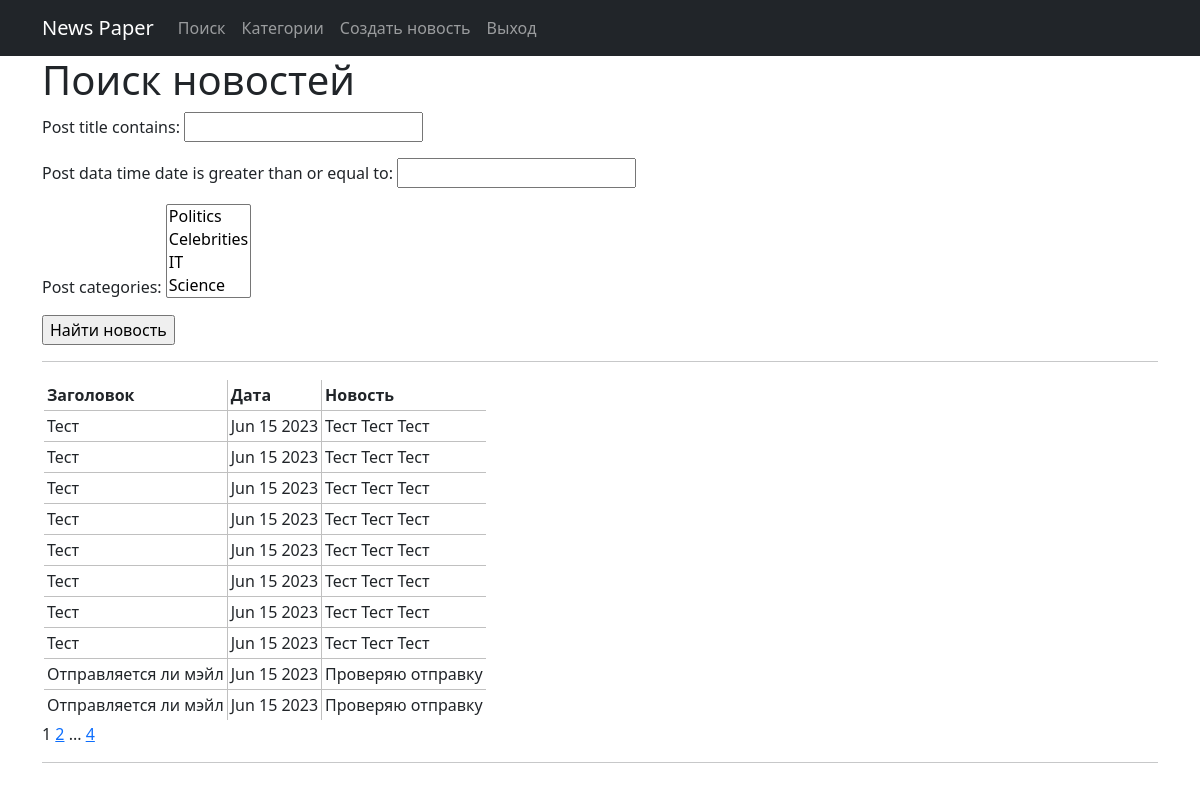
/news/search, run on the app's committed database.
### news/models.py (models this page shows, shortened)
class Post(models.Model):
    ARTICLE = 'AR'
    NEWS = 'NW'
    POST_TYPE = [(ARTICLE, 'Статья'), (NEWS, 'Новость')]
    autor = models.ForeignKey(Author, on_delete=models.CASCADE)
    post_type = models.CharField(max_length=2, choices=POST_TYPE, default=ARTICLE)
    post_data_time = models.DateTimeField(auto_now_add=True)
    post_categories = models.ManyToManyField(Category, through="PostCategory")
    post_title = models.TextField()
    post_text = models.TextField()
    rating = models.IntegerField(default=0)

### news/views.py (the view)
# urls.py: path('search', PostSearch.as_view()),
class PostSearch(ListView):
    model = Post
    template_name = 'search.html'
    context_object_name = 'search'
    ordering = '-post_data_time'
    paginate_by = 10
    def get_queryset(self):
        queryset = super().get_queryset()
        self.filterset = PostFilter(self.request.GET, queryset)
        return self.filterset.qs
    def get_context_data(self, **kwargs):
        context = super().get_context_data(**kwargs)
        context['filterset'] = self.filterset
        return context

### news/models.py (called while the page is built)
    def __str__(self):
        return f'{self.category_name}'

### news/templatetags/custom_filters.py (called while the page is built)
@register.filter(name='censor')
def censor(value):
    text = x
    cens_text = str(value)
    for word in text.split():
        if word in cens_text:
            cens_text = cens_text.replace(str(word), len(str(word)) * '*')
    return cens_text

@register.simple_tag(takes_context=True)
def url_replace(context, **kwargs):
    d = context['request'].GET.copy()
    for k, v in kwargs.items():
        d[k] = v
    return d.urlencode()

### templates/search.html (shortened to what this page needs)
{% extends 'flatpages/default.html' %}
{% load custom_filters %}
{% block content %}
   <h1>Поиск новостей</h1>
   <form action="" method="get">
       {{ filterset.form.as_p }}
       <input type="submit" value="Найти новость" />
   </form>
<hr>
   {% if search %}
       <table>
           <tr>
               <td><b>Заголовок</b></td>
               <td><b>Дата</b></td>
               <td><b>Новость</b></td>
           </tr>
           {% for post in search %}
           <tr>
               <td><a class="nav-link" href=/news/{{post.id}}>{{ post.post_title|truncatewords:4|censor }}</a></td>
               <td>{{ post.post_data_time|date:'M d Y' }}</td>
               <td>{{ post.post_text|truncatewords:20|censor }}</td>
           </tr>
           {% endfor %}
       </table>
   {% else %}
       <h2>Новостей нет!</h2>
   {% endif %}
   {{ page_obj.number }}
   {% if page_obj.has_next %}
       <a href="?{% url_replace page=page_obj.next_page_number %}">{{ page_obj.next_page_number }}</a>
       {% if paginator.num_pages != page_obj.next_page_number %}
           ...
           <a href="?{% url_replace page=page_obj.paginator.num_pages %}">{{ page_obj.paginator.num_pages }}</a>
       {% endif %}
   {% endif %}
<hr>
{% endblock content %}

### templates/flatpages/default.html (style rules this page uses)
BODY { background: white; }
TABLE { border-collapse: collapse; border: 2px solid white; }
TD, TH { padding: 3px; border: 1px solid silver ; text-align: left; }

### data on the page
Post: post_title|censor "Тест", post_data_time "Jun 15 2023", post_text|censor "Тест Тест Тест"
Post: post_title|censor "Тест", post_data_time "Jun 15 2023", post_text|censor "Тест Тест Тест"
Post: post_title|censor "Тест", post_data_time "Jun 15 2023", post_text|censor "Тест Тест Тест"
Post: post_title|censor "Тест", post_data_time "Jun 15 2023", post_text|censor "Тест Тест Тест"
Post: post_title|censor "Тест", post_data_time "Jun 15 2023", post_text|censor "Тест Тест Тест"
Post: post_title|censor "Тест", post_data_time "Jun 15 2023", post_text|censor "Тест Тест Тест"
Post: post_title|censor "Тест", post_data_time "Jun 15 2023", post_text|censor "Тест Тест Тест"
Post: post_title|censor "Тест", post_data_time "Jun 15 2023", post_text|censor "Тест Тест Тест"
Post: post_title|censor "Отправляется ли мэйл", post_data_time "Jun 15 2023", post_text|censor "Проверяю отправку"
Post: post_title|censor "Отправляется ли мэйл", post_data_time "Jun 15 2023", post_text|censor "Проверяю отправку"

### other printed values
{{ page_obj.number }} "1"
{{ page_obj.next_page_number }} "2"
{{ page_obj.paginator.num_pages }} "4"
